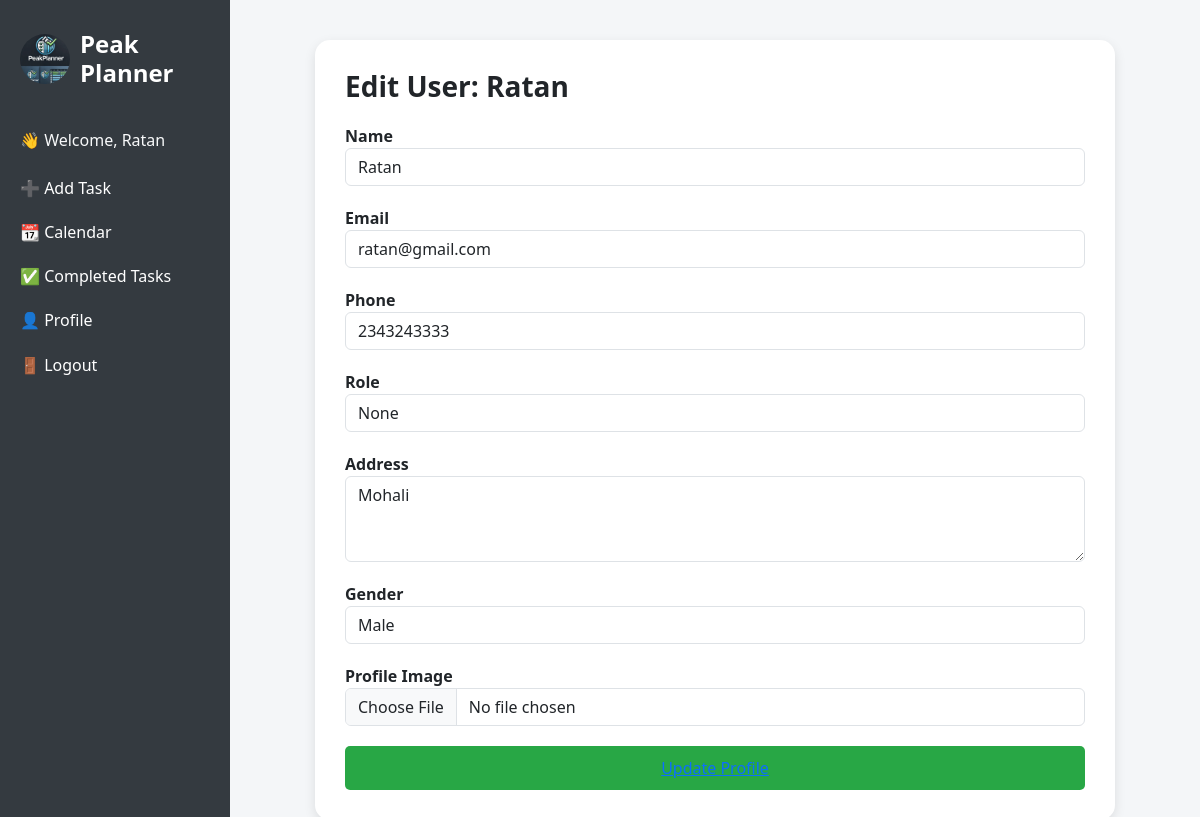
The app's page /edit-profile/1/ (signed in) with its own data.
### main/models.py (models this page shows, shortened)
class AppUser(AbstractUser,PermissionsMixin):
    email = models.EmailField(unique=True)
    name = models.CharField(max_length=100)
    phone = models.CharField(max_length=15)
    role = models.CharField(max_length=30, null=True, blank=True)
    gender = models.CharField(max_length=10, choices=[('Male', 'Male'), ('Female', 'Female'), ('Other', 'Other')], null=True, blank=True)
    profile_image = models.ImageField(upload_to='profile_images/', null=True, blank=True)
    address = models.CharField(max_length=255, default='Not Provided')
    is_superuser = models.BooleanField(default=False)
    username = None
    objects = AppUserManager()
    USERNAME_FIELD = 'email'
    REQUIRED_FIELDS = ['name', 'phone']

### main/views.py (the view)
# urls.py: path('edit-profile/<int:user_id>/', views.edit_profile, name='edit_profile'),
@login_required
def edit_profile(request, user_id):
    if request.user.id != user_id:
        messages.error(request, "You can only edit your own profile.")
        return redirect('profile')  # Or any other redirect, like the dashboard
    user = get_object_or_404(AppUser, id=user_id)
    if request.method == 'POST':
        form = UserEditForm(request.POST, instance=user)
        if form.is_valid():
            form.save()
            messages.success(request, f'Profile updated successfully!')
            return redirect('profile')  # Redirect to the profile page after saving changes
    else:
        form = UserEditForm(instance=user)
    return render(request, 'edit_profile.html', {'form': form, 'user': user})

### main/forms.py
class UserEditForm(forms.ModelForm):
    class Meta:
        model = AppUser
        fields = ['name', 'phone', 'role', 'gender', 'address']  # Include fields that you want the user to edit

### main/templates/edit_profile.html (shortened to what this page needs)
{% load static %}
<!DOCTYPE html>
<html lang="en">
<head>
    <link rel="stylesheet" href="https://cdn.jsdelivr.net/npm/bootstrap@5.3.2/dist/css/bootstrap.min.css">
</head>
<body>
<div class="wrapper">
    <div class="sidebar">
        <h4>
            <img src="{% static 'images/logo.jpg' %}" height="50px" width="50px" style="border-radius: 50%;">
            Peak Planner
        </h4>
        <p class="text-light mb-4">👋 Welcome, {{ request.user.name }}</p>
        <ul>
            <li><a href="{% url 'addtask' %}">➕ Add Task</a></li>
            <li><a href="{% url 'taskcalender' %}">📆 Calendar</a></li>
            <li><a href="{% url 'completed_tasks' %}">✅ Completed Tasks</a></li>
            <li><a href="{% url 'profile' %}">👤 Profile</a></li>
            <li>
                <form action="{% url 'logout' %}" method="post">{% csrf_token %}
                    <button type="submit">🚪 Logout</button>
                </form>
            </li>
        </ul>
    </div>
    <div class="main-content">
        <div class="form-container">
            <h3>Edit User: {{ user.name }}</h3>
            <form method="post" enctype="multipart/form-data">
                <div class="form-group">
                    <label for="name">Name</label>
                    <input type="text" id="name" name="name" class="form-control" value="{{ user.name }}" required>
                </div>
                <div class="form-group">
                    <label for="email">Email</label>
                    <input type="email" id="email" name="email" class="form-control" value="{{ user.email }}" required>
                </div>
                <div class="form-group">
                    <label for="phone">Phone</label>
                    <input type="text" id="phone" name="phone" class="form-control" value="{{ user.phone }}" required>
                </div>
                <div class="form-group">
                    <label for="role">Role</label>
                    <input type="text" id="role" name="role" class="form-control" value="{{ user.role }}" required>
                </div>
                <div class="form-group">
                    <label for="address">Address</label>
                    <textarea id="address" name="address" class="form-control" rows="3">{{ user.address }}</textarea>
                </div>
                <div class="form-group">
                    <label for="gender">Gender</label>
                    <select id="gender" name="gender" class="form-control">
                        <option value="Male" {% if user.gender == 'Male' %}selected{% endif %}>Male</option>
                    </select>
                </div>
                <div class="form-group">
                    <label for="profile_image">Profile Image</label>
                    <input type="file" id="profile_image" name="profile_image" class="form-control">
                </div>
                <button type="submit" class="btn-submit">
                    {% if user.is_staff %}
                      <a href="{% url 'admin_tasks' %}">Update User</a>
                    {% else %}
                      <a href="{% url 'profile' %}">Update Profile</a>
                    {% endif %}
                  </button>
            </form>
        </div>
    </div>
</div>
</body>
</html>

### main/templates/edit_profile.html (style rules this page uses)
body { background-color: #f4f6f8; font-family: 'Segoe UI', Tahoma, Geneva, Verdana, sans-serif; }
.wrapper { display: flex; height: 100vh; }
.sidebar { width: 230px; background-color: #343a40; color: white; padding: 30px 20px; }
.sidebar h4 { margin-bottom: 40px; font-weight: bold; display: flex; align-items: center; gap: 10px; }
.sidebar ul { list-style: none; padding-left: 0; }
.sidebar ul li { margin: 20px 0; }
.sidebar ul li a, .sidebar button { color: white; text-decoration: none; font-size: 16px; }
.sidebar button { background: none; border: none; padding-left: 0; cursor: pointer; }
.main-content { flex: 1; padding: 40px; overflow-y: auto; }
.form-container { background: white; border-radius: 15px; padding: 30px; box-shadow: 0px 4px 12px rgba(0,0,0,0.1); max-width: 800px; margin: auto; }
.form-container h3 { font-weight: bold; margin-bottom: 20px; }
.form-container .form-group { margin-bottom: 20px; }
.form-group label { font-weight: bold; }
.btn-submit { width: 100%; padding: 10px; font-size: 16px; background-color: #28a745; color: white; border: none; border-radius: 5px; }

### records on screen
AppUser: user.name "Ratan", name "Ratan", email "ratan@gmail.com", phone "2343243333", role "None", address "Mohali", gender "Male"
